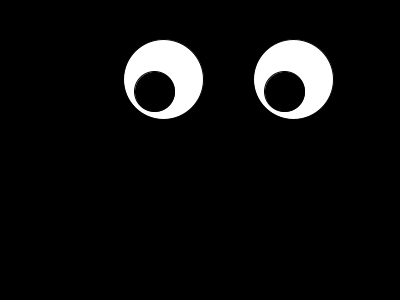
Frame 1 (no input)
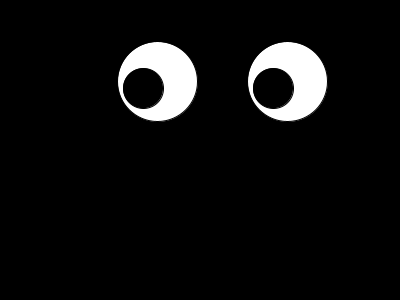
Frame 60 (the mouse pressed at the canvas centre just before this capture)
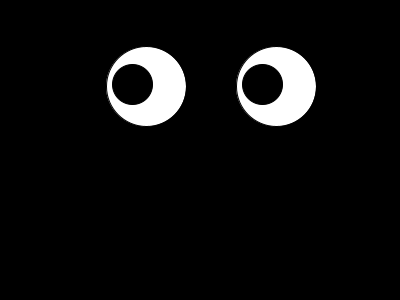
Frame 120 (the mouse held since frame 60 and released just before this capture)

The Processing sketch that drew these frames (run headless with seeded random() and noise(); from frame 60 on, the mouse is pressed at the canvas centre):

// Processing sketch: I_3_Perlin_Noise
// ── I_3_Perlin_Noise.pde
float t1 = 0;
float t2 = 1000;
float t3 = 5000;
float t4 = 10000;

void setup() {
  size(400, 300);
}

void draw() {
  background(0);
  fill(255);
  float x = noise(t1);
  x = map(x, 0, 1, 0, width - 130);
  
  float y = noise(t2);
  y = map(y, 0, 1, 0, height);
  
  t1 += 0.001;
  t2 += 0.001;
  ellipse(x, y, 80, 80);
  ellipse(x + 130, y, 80, 80);
  
  float x1 = noise(t3);
  x1 = map(x1, 0, 1, x - 40, x + 40);
  
  float y1 = noise(t4);
  y1 = map(y1, 0, 1, y - 40, y + 40);
  
  t3 += 0.01;
  t4 += 0.01;
  
  fill(0);
  ellipse(x1, y1, 40, 40);
  ellipse(x1 + 130, y1, 40, 40);
}
